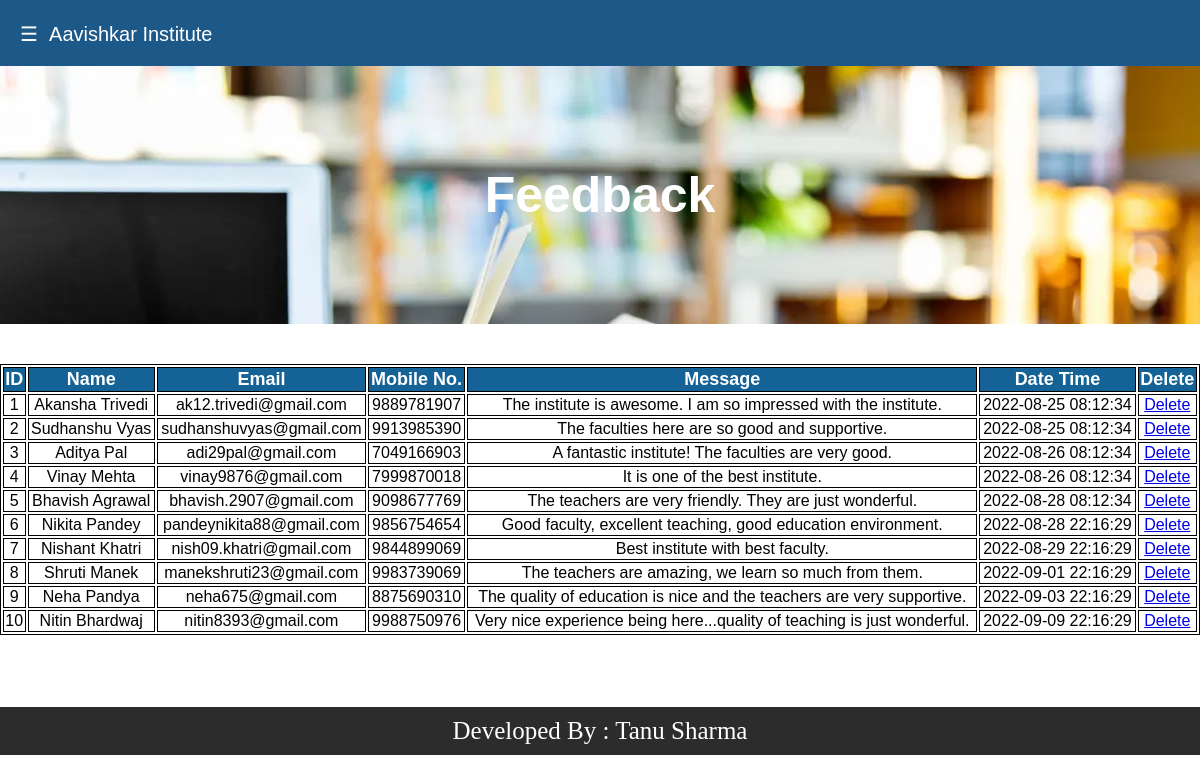
Screenshot of /admin/feedback.php (signed in) with the database file from the repository.
### tables this page shows
CREATE TABLE `feedback` (
  `id` int(100) NOT NULL,
  `name` varchar(100) NOT NULL,
  `email` varchar(50) NOT NULL,
  `mno` varchar(50) NOT NULL,
  `feedback` varchar(1000) NOT NULL,
  `dt_time` datetime NOT NULL DEFAULT current_timestamp()
);

### admin/feedback.php (the view)
<!DOCTYPE html>
<?php include("header.php"); ?>
<html>
   <body>
	<h1>Feedback</h1>
	<table border="1" bordercolor="black" width="100%">
		<tr>
		<th>ID</th>
		<th>Name</th>
		<th>Email</th>
		<th>Mobile No.</th>
		<th>Message</th>
		<th>Date Time</th>
		<th>Delete</th>
		</tr>
<?php
	$query=mysqli_query($cn,"select * from feedback");
	while($rec=mysqli_fetch_array($query))
	{
		echo "<tr>
		<td>".$rec[0]."</td>
		<td>".$rec[1]."</td>
		<td>".$rec[2]."</td>
		<td>".$rec[3]."</td>
		<td>".$rec[4]."</td>
		<td>".$rec[5]."</td>
		<td><a href='delfeedback.php?id=".$rec[0]."'>Delete</a></center></td>
		</tr>";
	}
?>
	</table>
   </body>
</html>
<?php include("../footer.php"); ?>

### admin/style.css (style rules this page uses)
h1 { text-align: center; font-size: 50px; margin-top: 0px; background-image: url("../images/book.png"); background-size: cover; color: white; padding: 100px; margin-bottom: 40px; }
th { font-size: 18px; background-color: rgb(20, 98, 150); color: white; }
tr { width: 100%; text-align: center; }

### user/headerstyle.css (style rules this page uses)
* { box-sizing: border-box; }
body { margin: 0; font-family: Arial, Helvetica, sans-serif; }

### rows the page displays
feedback: id "1", name "Akansha Trivedi", email "ak12.trivedi@gmail.com", mno "9889781907", feedback "The institute is awesome. I am so impressed with the institute.", dt_time "2022-08-25 08:12:34"
feedback: id "2", name "Sudhanshu Vyas", email "sudhanshuvyas@gmail.com", mno "9913985390", feedback "The faculties here are so good and supportive.", dt_time "2022-08-25 08:12:34"
feedback: id "3", name "Aditya Pal", email "adi29pal@gmail.com", mno "7049166903", feedback "A fantastic institute! The faculties are very good.", dt_time "2022-08-26 08:12:34"
feedback: id "4", name "Vinay Mehta", email "vinay9876@gmail.com", mno "7999870018", feedback "It is one of the best institute.", dt_time "2022-08-26 08:12:34"
feedback: id "5", name "Bhavish Agrawal", email "bhavish.2907@gmail.com", mno "9098677769", feedback "The teachers are very friendly. They are just wonderful.", dt_time "2022-08-28 08:12:34"
feedback: id "6", name "Nikita Pandey", email "pandeynikita88@gmail.com", mno "9856754654", feedback "Good faculty, excellent teaching, good education environment.", dt_time "2022-08-28 22:16:29"
feedback: id "7", name "Nishant Khatri", email "nish09.khatri@gmail.com", mno "9844899069", feedback "Best institute with best faculty.", dt_time "2022-08-29 22:16:29"
feedback: id "8", name "Shruti Manek", email "manekshruti23@gmail.com", mno "9983739069", feedback "The teachers are amazing, we learn so much from them.", dt_time "2022-09-01 22:16:29"
feedback: id "9", name "Neha Pandya", email "neha675@gmail.com", mno "8875690310", feedback "The quality of education is nice and the teachers are very supportive.", dt_time "2022-09-03 22:16:29"
feedback: id "10", name "Nitin Bhardwaj", email "nitin8393@gmail.com", mno "9988750976", feedback "Very nice experience being here...quality of teaching is just wonderful.", dt_time "2022-09-09 22:16:29"
